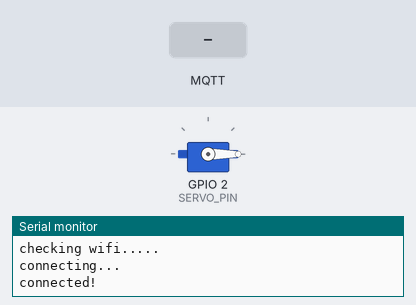
A sketch run on a simulated ESP8266 (NodeMCU). Parts: servo, the last lines printed to the serial monitor. Inputs (shaded band) come from the test bench. WiFi joins after 1.5 s; servers stay silent unless stated; no MQTT or app messages arrive unless stated.

Above: at 3.2 s.
3.3 s: MQTT message "open" arrives on the first subscribed topic
At 3.9 s:
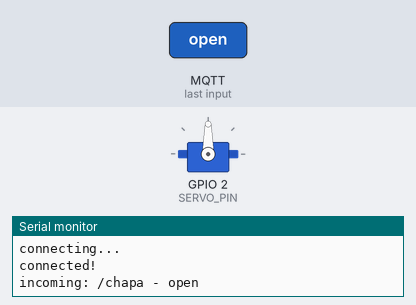
Timing chart, 0 to 7.8 s (numbered marks = the images above; inputs shaded):
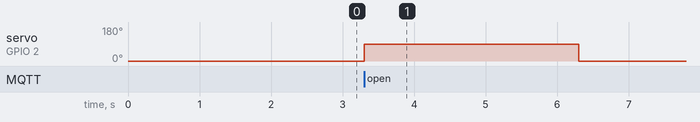

The sketch:

subscriber.ino
```cpp
/* ALEJANDRO ROIZ WALSS
 *
 *
 * PINOUT DE SERVO A NODEMCU
 *
 * SERVO       NODEMCU
 *
 * ROJO       3v3
 * CAFE       GND
 * NARANJA    D4
 */

// Librerias y variables de Servo-SG90
#include <Servo.h>
Servo servo;
#define SERVO_PIN 2

// Librerias y variables de comunicación (WiFi y MQTT)
#include <ESP8266WiFi.h>
#include <MQTT.h>

const char ssid[] = "ROIZ";
const char pass[] = "holahumano";

WiFiClient net;
MQTTClient client;

void setup()
{
  // Iniciar patrones de comunicación
  Serial.begin(9600);
  WiFi.begin(ssid, pass);
  client.begin("broker.shiftr.io", net);
  client.onMessage(messageReceived);
  connect();

  // Iniciar servo
  servo.attach(SERVO_PIN);
  servo.write(0);
}

void loop()
{
  client.loop();
  delay(10);  // <- fixes some issues with WiFi stability

  if (!client.connected()) {
    connect();
  }
}

void connect() {
  Serial.print("checking wifi...");
  while (WiFi.status() != WL_CONNECTED) {
    Serial.print(".");
    delay(1000);
  }

  Serial.print("\nconnecting...");
  while (!client.connect("servo", "6593720e", "f6e260efc8885e0b")) {
    Serial.print(".");
    delay(1000);
  }

  Serial.println("\nconnected!");

  client.subscribe("/chapa");
}

void messageReceived(String &topic, String &payload) {
  Serial.println("incoming: " + topic + " - " + payload);
  if(payload == "open"){
    servo.write(90);
    delay(3000);
    servo.write(0);
    delay(3000);
  }
}
```

Measured:
- after the input at 3.3 s, servo on GPIO 2 (SERVO_PIN): 0° → 90° at once, → 0° 3.0 s later
